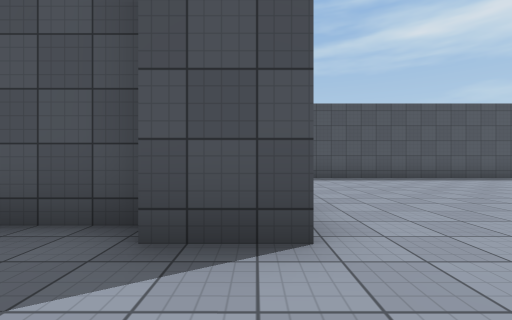
view 1 (above)

16 first-person views from a walk through a scene from a Unity 3-D project. The camera is 1.2 m above the floor, looks level and sees 90° across. The floor is counted in squares, 2 m on a side. Each view is taken from the middle of a square. On the plan, view 1 faces up. The plan holds only what a view shows up to about 9 squares ahead; the rest is blank. The place goes on beyond the plan. The player character is not drawn. Some animated figures are not drawn. Surface patterns are stand-ins for the level's own textures.

view 2
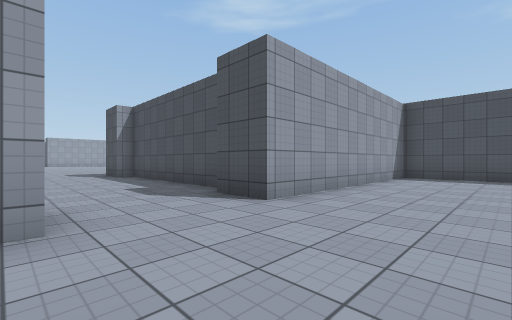

view 3
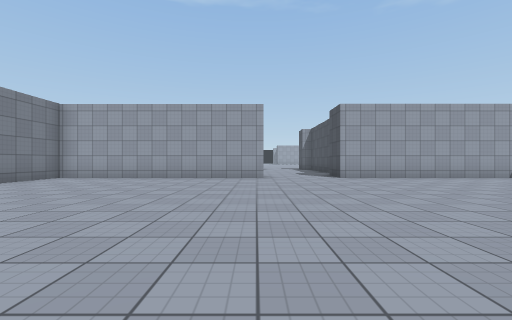

view 4
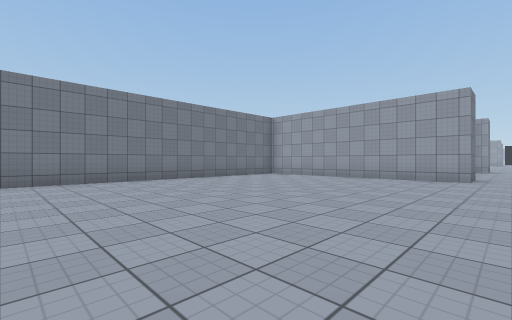

view 5
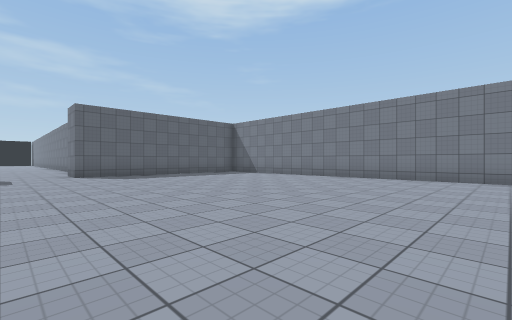

view 6
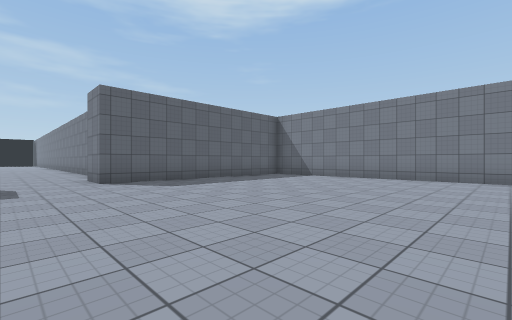

view 7
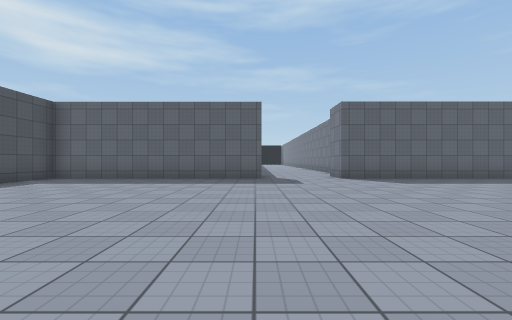

view 8
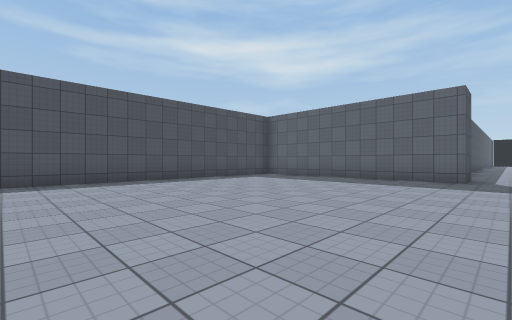

view 9
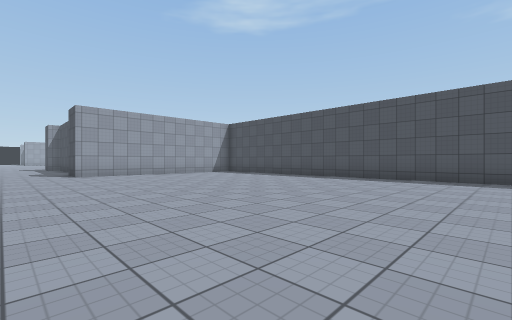

view 10
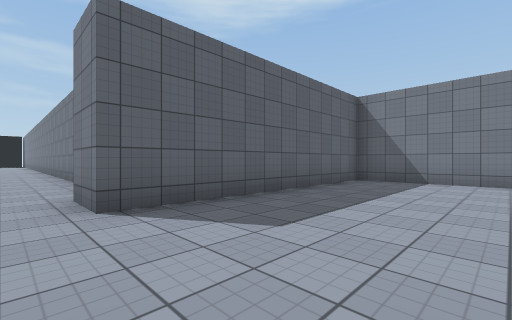

view 11
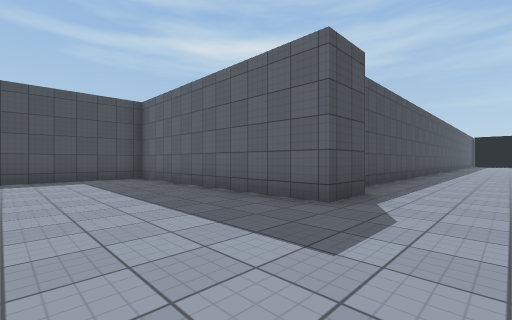

view 12
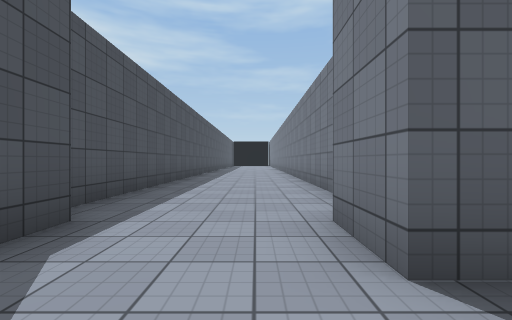

view 13
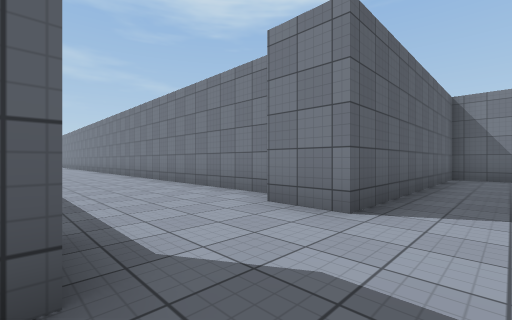

view 14
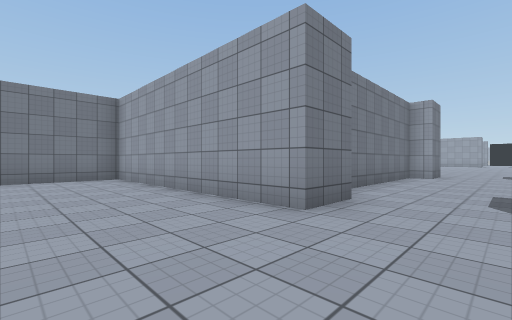

view 15
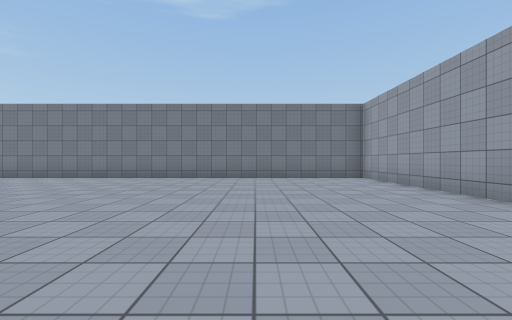

view 16
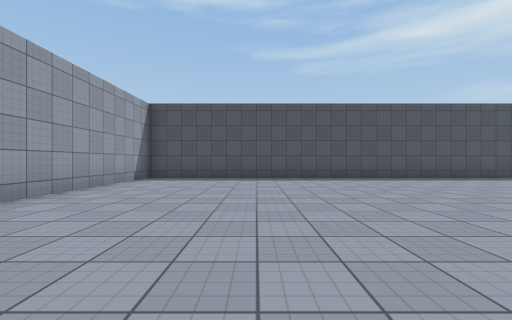

### Floor plan
Points are (right, up) in squares from view 1. A wall is a line through its corners. A room is listed if a view was taken in it or the views show most of it. See-through windows are left out.
Room 1 (view 1)
walls: (-1, 2.3) (-6.4, 2.3); (-0.9, -0.8) (0.4, -0.8); (0.4, 1.8) (-0.9, 1.8); (-6.5, -1.4) (-2.2, -1.4)
ways out: opening at (0, 0.5) to room 2
Room 2 (views 2, 3, 4, 5, 6, 7, 8, 9, 10, 11, 12, 13, 14, 15, 16)
walls: (0.4, -0.8) (0.4, -7.6) (17.3, -7.6) (17.3, -0.8) (18.6, -0.8); (18.6, 1.8) (17.3, 1.8) (17.3, 8.5) (0.4, 8.5) (0.4, 1.8)
ways out: opening at (0, 0.5) to room 1; opening at (18, 0.5)

Where each view was taken, in squares from view 1:
view 1: 0 up, 0 right, facing up
view 2: 1 down, 3 right, facing up-left
view 3: 1 down, 9 right, facing left
view 4: 0 up, 9 right, facing down-left
view 5: 1 up, 7 right, facing down-right
view 6: 1 up, 10 right, facing down-right
view 7: 2 up, 9 right, facing right
view 8: 1 up, 9 right, facing up-right
view 9: 0 up, 11 right, facing up-left
view 10: 0 up, 14 right, facing down-right
view 11: 0 up, 14 right, facing up-right
view 12: 0 up, 16 right, facing right
view 13: 2 up, 16 right, facing down-right
view 14: 1 up, 3 right, facing down-left
view 15: 1 up, 4 right, facing down
view 16: 0 up, 4 right, facing up
